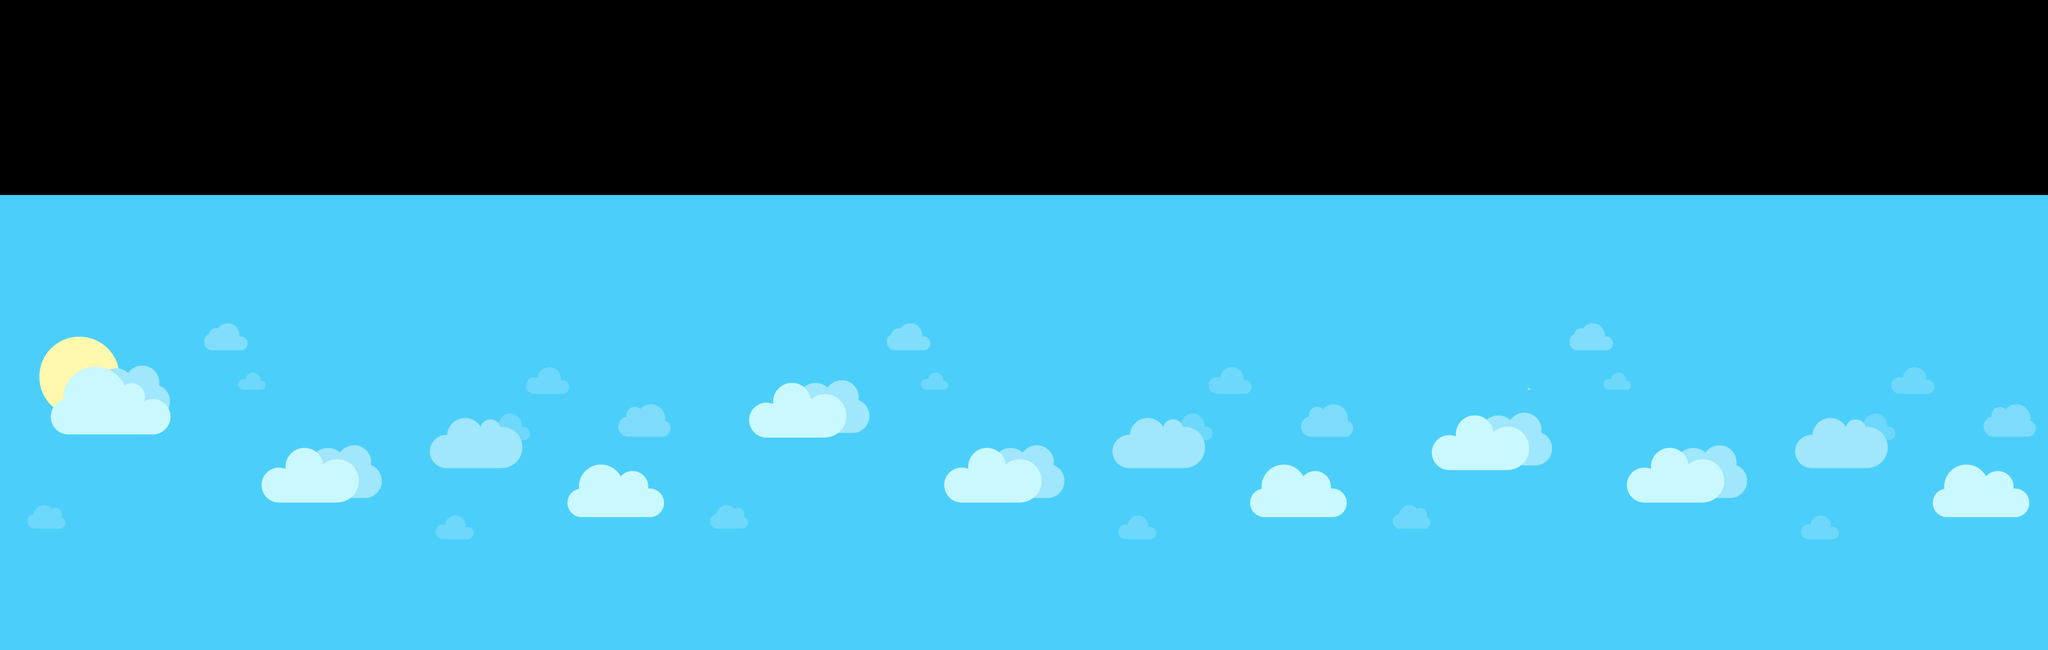

Below is a game level as drawn by its tile map, then a one-line description and the .tmx that defines it (tile-layer data replaced by summaries):
An orthogonal 63x20 tile map with 70x70 px tiles, 1 tile layer (Tile Layer 1), 2 tilesets.

<map version="1.0" tiledversion="1.1.3" orientation="orthogonal" renderorder="right-down" width="63" height="20" tilewidth="70" tileheight="70" infinite="0" nextobjectid="2">
 <tileset firstgid="1" name="spritesheet" tilewidth="70" tileheight="70" tilecount="56" columns="8">
  <image source="../images/spritesheet.png" width="560" height="490" />
 </tileset>
 <tileset firstgid="57" name="uncolored_plain1" tilewidth="70" tileheight="70" tilecount="231" columns="21">
  <image source="../images/uncolored_plain1.png" width="1536" height="794" />
 </tileset>
 <layer name="Tile Layer 1" width="63" height="20">
  <properties>
   <property name="boundingBox" type="bool" value="true" />
  </properties>
  <data>[1260 cells, 882 non-empty, 227 distinct tile ids]</data>
 </layer>
</map>
